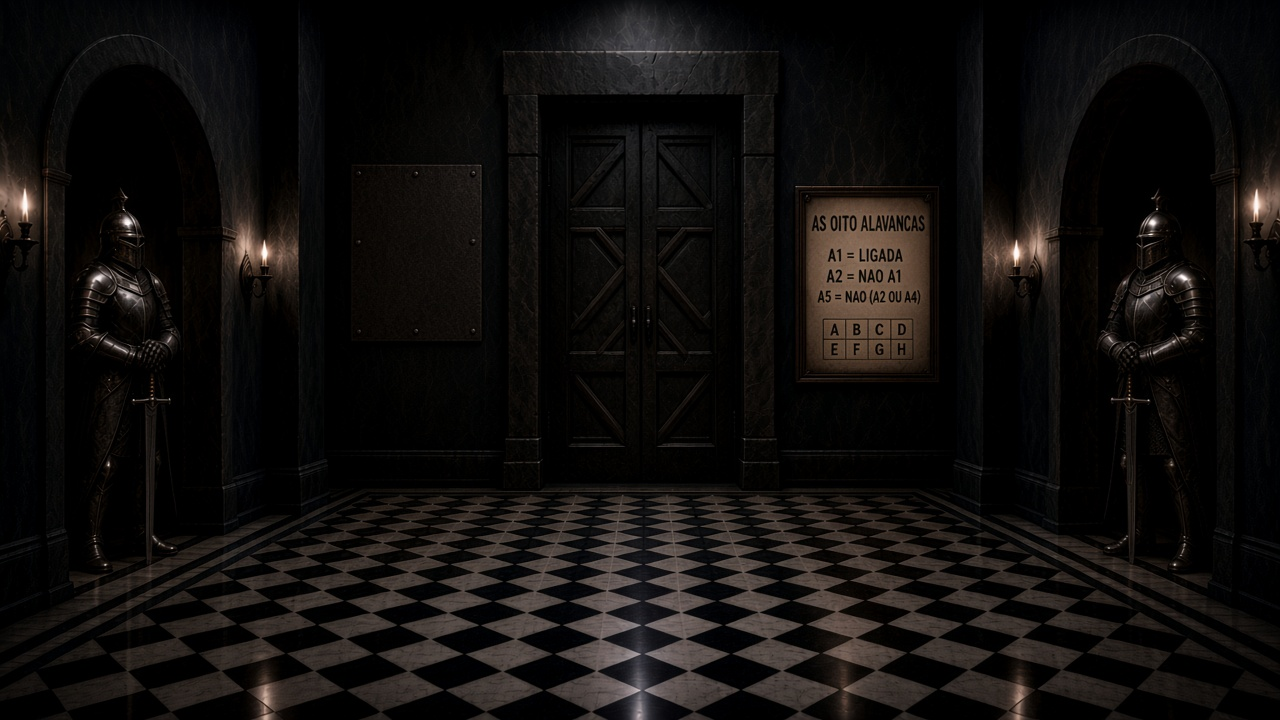
#> input picture assets/C01C/C01C-antecamara-base.jpg, 1280 x 720 px, found by its file name; the run also reads 1 picture not shown here
$ python _compor_alavancas_c01c.py
#> lines starting #> are read from the running program, lines starting #| are printed output that depends on the picture; after the words box and inside, x2 and y2 are one past the last pixel; in counts of white or black regions, pixels touching at a corner belong together
from PIL import Image, ImageEnhance, ImageFilter

BASE_FECHADA = (
    r"C:\Users\gabri\.cursor\projects\c-Users-gabri-OneDrive-Desktop-MARTE-VERS-O-FINAL"
    r"\assets\C01C-antecamara-base.jpg"
)
BASE_ABERTA = (
    r"C:\Users\gabri\.cursor\projects\c-Users-gabri-OneDrive-Desktop-MARTE-VERS-O-FINAL"
    r"\assets\C01C-antecamara-porta-entreaberta-base.jpg"
)
ALAVANCAS = (
    r"C:\Users\gabri\OneDrive\Desktop\MARTE - VERSÃO FINAL"
    r"\assets\C01C\C01C-alavancas-detalhe.jpg"
)
SAIDA_FECHADA = (
    r"C:\Users\gabri\OneDrive\Desktop\MARTE - VERSÃO FINAL"
    r"\assets\C01C\C01C-antecamara.jpg"
)
SAIDA_ABERTA = (
    r"C:\Users\gabri\OneDrive\Desktop\MARTE - VERSÃO FINAL"
    r"\assets\C01C\C01C-antecamara-porta-entreaberta.jpg"
)


def preparar_alavancas(caminho, alvo_w, alvo_h):
    img = Image.open(caminho).convert("RGBA")
    img = img.resize((alvo_w, alvo_h), Image.Resampling.LANCZOS)
    # Escurece um pouco para casar com a antecâmara
    rgb = ImageEnhance.Brightness(img.convert("RGB")).enhance(0.78)
    rgb = ImageEnhance.Color(rgb).enhance(0.85)
    rgb = ImageEnhance.Contrast(rgb).enhance(1.08)
    img = Image.merge(
        "RGBA",
        (*rgb.split(), img.split()[-1]),
    )
    # Máscara com bordas suaves para não parecer “colado”
    mask = Image.new("L", (alvo_w, alvo_h), 0)
    inset = Image.new("L", (max(1, alvo_w - 10), max(1, alvo_h - 10)), 255)
    mask.paste(inset, (5, 5))
    mask = mask.filter(ImageFilter.GaussianBlur(4))
    img.putalpha(mask)
    return img


def compor(caminho_base, caminho_saida):
    base = Image.open(caminho_base).convert("RGBA")
    w, h = base.size
    # Placa esquerda da porta na base gerada
    alvo_w = int(w * 0.132)
    alvo_h = int(h * 0.36)
    levers = preparar_alavancas(ALAVANCAS, alvo_w, alvo_h)
    x = int(w * 0.292)
    y = int(h * 0.248)
    out = base.copy()
    out.alpha_composite(levers, (x, y))
    out.convert("RGB").save(caminho_saida, quality=93)
    print(f"salvo {caminho_saida} @ ({x},{y}) {alvo_w}x{alvo_h}")


compor(BASE_FECHADA, SAIDA_FECHADA)
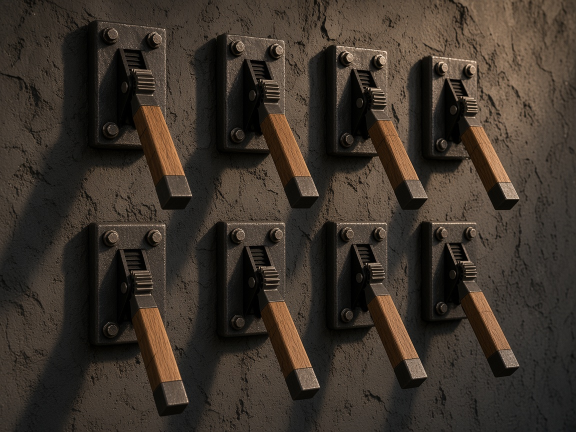
#> input picture assets/C01C/C01C-alavancas-detalhe.jpg, 1152 x 864 px, found by its file name (shown at 1/2 size)
#> in preparar_alavancas, `img = img.resize((alvo_w, alvo_h), Image.Resampling.LANCZOS)`:
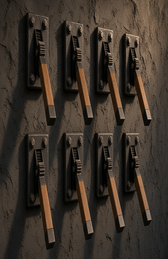
#> img: PIL image 168x259 RGBA; mean R, G, B, A 60, 50.9, 42.2, 255
#> in preparar_alavancas, `rgb = ImageEnhance.Brightness(img.convert("RGB")).enhance(0.78)`:
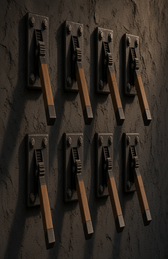
#> rgb: PIL image 168x259 RGB; mean R, G, B 46.3, 39.2, 32.4
#> in preparar_alavancas, `mask = Image.new("L", (alvo_w, alvo_h), 0)`: mask: PIL image 168x259 L; every value is 0
#> in preparar_alavancas, `inset = Image.new("L", (max(1, alvo_w - 10), max(1, alvo_h - 10)), 255)`: inset: PIL image 158x249 L; every value is 255
#> in preparar_alavancas, `mask.paste(inset, (5, 5))`:
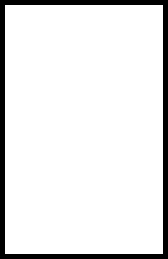
#> mask: PIL image 168x259 L; 90.4% white; 1 black region, box (x1, y1, x2, y2) and area: (0, 0, 168, 259) 4170
#> in preparar_alavancas, `mask = mask.filter(ImageFilter.GaussianBlur(4))`:
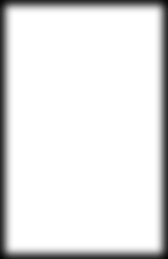
#> mask: PIL image 168x259 L; min 7, max 255, mean 230
#> in preparar_alavancas, `img.putalpha(mask)`:
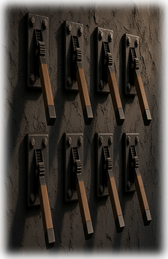
#> img: PIL image 168x259 RGBA; mean R, G, B, A 45, 38.7, 32.4, 230; transparent parts drawn white
#> in compor, `out.alpha_composite(levers, (x, y))`:
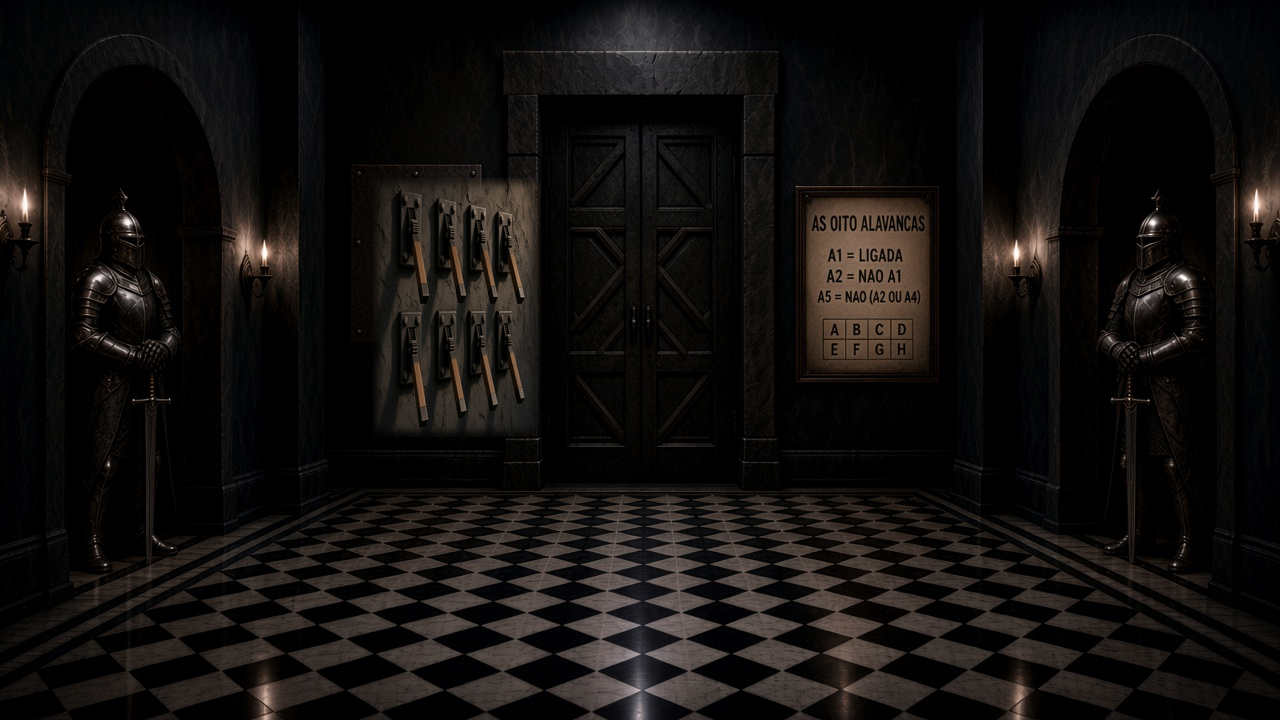
#> out: PIL image 1280x720 RGBA; mean R, G, B, A 18.6, 16, 14.4, 255
#| salvo C:\Users\gabri\OneDrive\Desktop\MARTE - VERSÃO FINAL\assets\C01C\C01C-antecamara.jpg @ (373,178) 168x259
compor(BASE_ABERTA, SAIDA_ABERTA)
#| salvo C:\Users\gabri\OneDrive\Desktop\MARTE - VERSÃO FINAL\assets\C01C\C01C-antecamara-porta-entreaberta.jpg @ (373,178) 168x259
